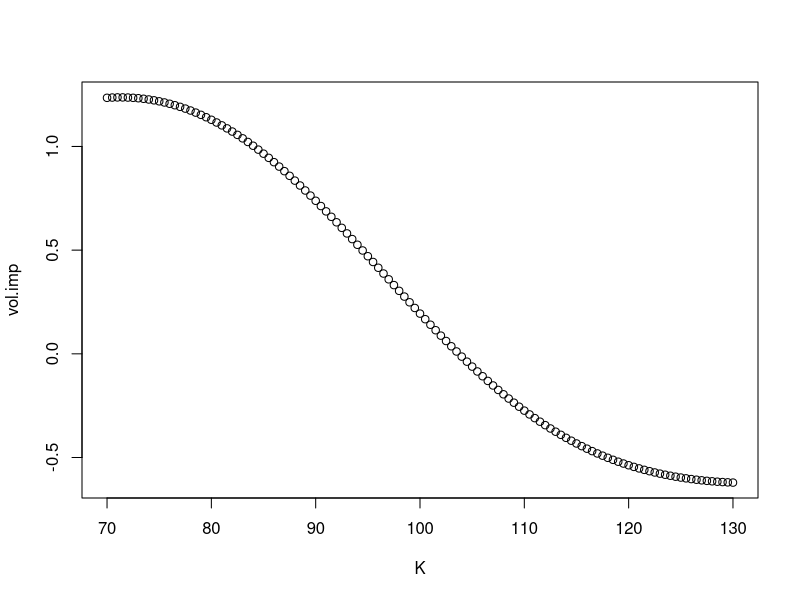

Source code (R):
## ---- chunk 1
knitr::opts_chunk$set(echo = FALSE)
## ---- chunk 2
GBSPrice <- function(PutCall, S, K, T, r, b, sigma) {
  d1 <- (log(S/K) + (b+sigma^2/2)*T)/(sigma*sqrt(T))
  d2 <- d1 - sigma*sqrt(T)

  if(PutCall == 'c')  
    px <- S*exp((b-r)*T)*pnorm(d1) - K*exp(-r*T)*pnorm(d2)
  else
    px <- K*exp(-r*T)*pnorm(-d2) - S*exp((b-r)*T)*pnorm(-d1)

px
}
## ---- chunk 3
GBSVega <- function(PutCall, S, K, T, r, b, sigma) {
  d1 <- (log(S/K) + (b+sigma^2/2)*T)/(sigma*sqrt(T))
  S*exp((b-r)*T) * dnorm(d1)
}
## ---- chunk 4
# Benchmark data: (strike, volatility)
VolData <- list(c(80, .32), c(100, .30), c(120, .315))
## ---- chunk 5
C1 <- function(vol=sigma, spot=Spot) GBSPrice(PutCall='c', S=spot, K=VolData[[1]][1], T=T, r=r, b=b, sigma=vol)

C2 <- function(vol=sigma, spot=Spot) GBSPrice(PutCall='c', S=spot, K=VolData[[2]][1], T=T, r=r, b=b, sigma=vol)

C3 <- function(vol=sigma, spot=Spot) GBSPrice(PutCall='c', S=spot, K=VolData[[3]][1], T=T, r=r, b=b, sigma=vol)

C <- c(C1, C2, C3)
## ---- chunk 6
Vega <- function(f, vol, spot=Spot) {
  d_vol <- 10e-5
  return( (f(vol+d_vol*vol, Spot)-f(vol-d_vol*vol, Spot))/(2*d_vol) )
}

Vanna <- function(f, vol, spot=Spot) {
  d_vol <- 10e-5
  d_spot <- 10e-5
  return( (f(vol+d_vol*vol, Spot+d_spot*Spot)+
           f(vol-d_vol*vol, Spot-d_spot*Spot)-
           f(vol+d_vol*vol, Spot-d_spot*Spot)-
           f(vol-d_vol*vol, Spot+d_spot*Spot))/(4*d_vol*d_spot) )
}
  
Volga <- function(f, vol, spot=Spot) {
  d_vol <- 10e-5
  return( (f(vol+d_vol*vol, Spot) - 2*f(vol, Spot) + f(vol-d_vol*vol, Spot))/d_vol**2 )
  }
## ---- chunk 7
r<-0
b<-0
T<-1
Spot <- 100
B.vega <- sapply(1:3, function(i) Vega(C[[i]], VolData[[i]][2]))
## ---- chunk 8
r<-0
b<-0
T<-1
Spot <- 100
B.vega.benchmark <- sapply(1:3, function(i) Vega(C[[i]], VolData[[i]][2]))
B.vanna.benchmark <- sapply(1:3, function(i) Vanna(C[[i]], VolData[[i]][2]))
B.volga.benchmark <- sapply(1:3, function(i) Volga(C[[i]], VolData[[i]][2]))
B.vega.benchmark
B.vanna.benchmark
B.volga.benchmark
## ---- chunk 9
r<-0
b<-0
T<-1
Spot <- 100
K <- 110

#interpolation quadratic
strike.square <- c(VolData[[1]][1]^2, VolData[[2]][1]^2, VolData[[3]][1]^2)
strike <- c(VolData[[1]][1], VolData[[2]][1], VolData[[3]][1])
vol.data <- c(VolData[[1]][2], VolData[[2]][2], VolData[[3]][2])
output =  lm(vol.data~strike+strike.square)

vol.interpolation <- function(k= K){
  return(0.75-8.875e-03*k+4.375e-05*k^2) 
}

VolData.ATM <- vol.interpolation(K)
##############
f <- function(vol=VolData.ATM, spot=Spot){
  GBSPrice(PutCall='c', S=spot, K=K, T=T, r=r, b=b, sigma=vol)
}
B.vega <- Vega(f, VolData.ATM, Spot)
B.vanna <- Vanna(f, VolData.ATM, Spot)
B.volga <- Volga(f, VolData.ATM, Spot)
B.vega
B.vanna
B.volga
b <- c(B.vega, B.vanna, B.volga)
## ---- chunk 10
A <- matrix(data = c(B.vega.benchmark, B.vanna.benchmark, B.volga.benchmark), nrow =3)
X <- solve(A, b)
print("Matrice A =")
print(A)
print("Risk indicators (b) = ")
print(b)
print("Weights =")
print(X)



#C.BS <- C
#C.M <- 

#somme <- 0
#for (i in 2:3) {
#  somme <- somme + X[i]*(C.M[i]-C.BS[i])
#}
#O.M <- O.BS + somme

vol.K <- VolData[[1]][2]*X[1] + VolData[[2]][2]*X[2] + VolData[[3]][2]*X[3]
vol.K
## ---- chunk 11

r<-0
b<-0
T<-1
Spot <- 100
K <- seq (70, 130 ,0.5)
vol.imp <- c()


f <- function(vol, spot=Spot, k){
  GBSPrice(PutCall='c', S=spot, K=k, T=T, r=r, b=b, sigma=vol)
}

Vega <- function(f, vol, spot=Spot, k) {
  d_vol <- 10e-5
  return( (f(vol+d_vol*vol, Spot, k)-f(vol-d_vol*vol, Spot, k))/(2*d_vol) )
}

Vanna <- function(f, vol, spot=Spot, k) {
  d_vol <- 10e-5
  d_spot <- 10e-5
  return( (f(vol+d_vol*vol, Spot+d_spot*Spot, k)+
           f(vol-d_vol*vol, Spot-d_spot*Spot, k)-
           f(vol+d_vol*vol, Spot-d_spot*Spot, k)-
           f(vol-d_vol*vol, Spot+d_spot*Spot, k))/(4*d_vol*d_spot) )
}
  
Volga <- function(f, vol, spot=Spot, k) {
  d_vol <- 10e-5
  return( (f(vol+d_vol*vol, Spot, k) - 2*f(vol, Spot, k) + f(vol-d_vol*vol, Spot, k))/d_vol**2 )
  }

vol.f <- function(f, vol = VolData.ATM, spot=Spot, k) {
  b = c(1:3)
  b[1] = Vega(f, vol, spot=Spot, k)
  b[2] = Vanna(f, vol, Spot, k)
  b[3] = Volga(f, vol, Spot, k)
  A = matrix(data = c(B.vega.benchmark, B.vanna.benchmark, B.volga.benchmark), nrow =3)
  X = solve(A, b)
  return(VolData[[1]][2]*X[1] + VolData[[2]][2]*X[2] + VolData[[3]][2]*X[3])
}


for (i in 1:121) {
  vol = vol.interpolation(K[i])
  vol.imp = append(vol.imp, vol.f(f, vol = vol,spot = Spot, k = K[i]))
}

plot(K, vol.imp)

